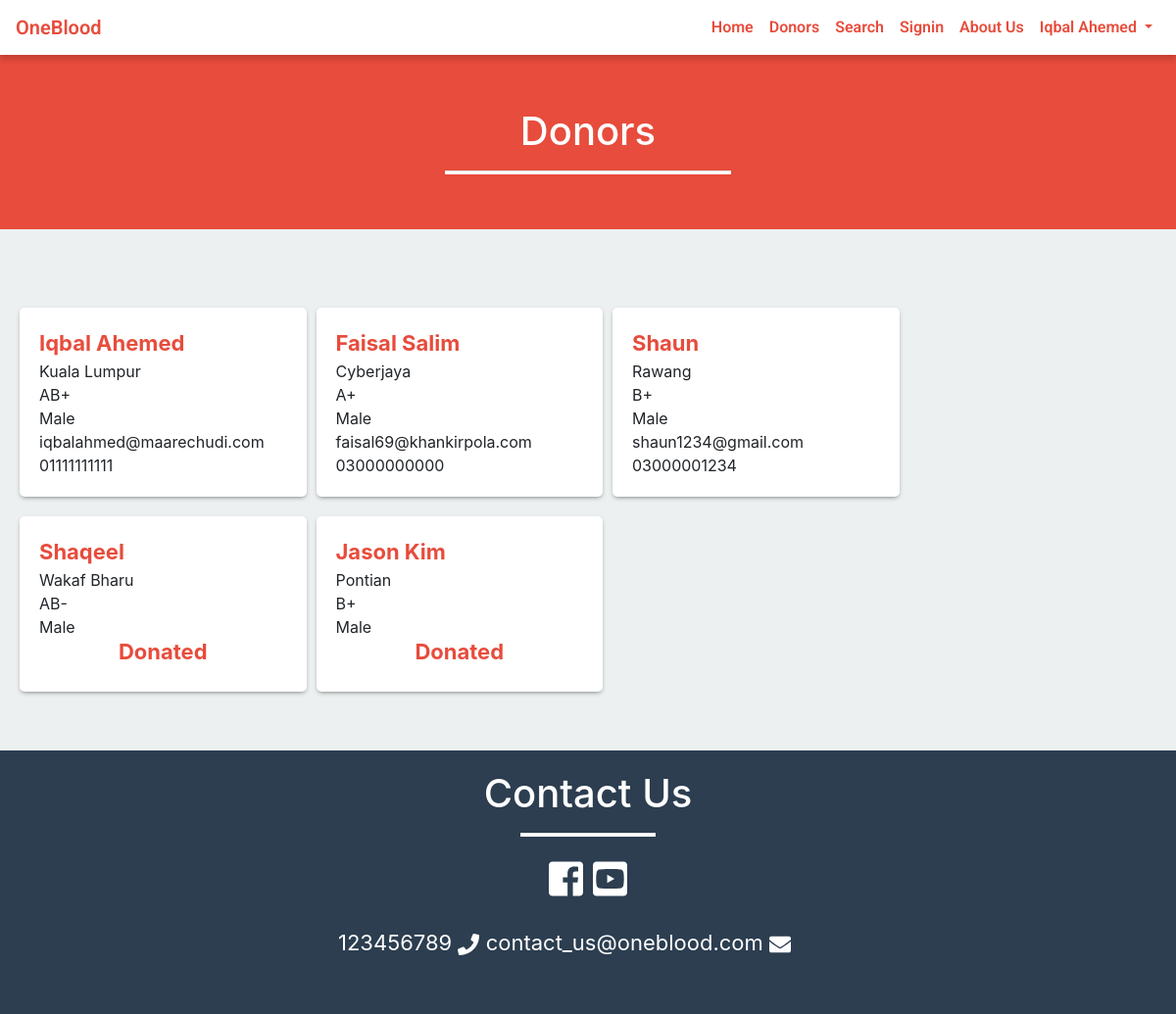
The app's page /donor.php (signed in) with its own data.
### tables this page shows
CREATE TABLE donor (
  id int(11) NOT NULL PRIMARY KEY,
  name varchar(50) NOT NULL,
  gender varchar(10) NOT NULL,
  email varchar(50) NOT NULL,
  city varchar(50) NOT NULL,
  dob varchar(20) NOT NULL,
  contact_no varchar(16) NOT NULL,
  save_life_date varchar(20) NOT NULL,
  password varchar(100) NOT NULL,
  blood_group varchar(10) NOT NULL,
  request enum('0', '1', '2')
);

### donor.php (the view, shortened to what this page needs)
<?php
	include ('include/header.php');
?>
<div class="container-fluid red-background size">
	<div class="row">
		<div class="col-md-6 offset-md-3">
			<h1 class="text-center">Donors</h1>
			<hr class="white-bar">
		</div>
	</div>
</div>
<div class="container" style="padding: 60px 0;">
	<div class="row data">
		<?php
			$sql = "SELECT * FROM donor";
			$result = mysqli_query($connection, $sql);
			if(mysqli_num_rows($result)>0){
				while($row = mysqli_fetch_assoc($result)){
					if($row['save_life_date']=='0'){
							echo '
						<div class="col-md-3 col-sm-12 col-lg-3 donors_data">
							<span class="name">'.$row['name'].'</span>
							<span>'.$row['city'].'</span>
							<span>'.$row['blood_group'].'</span>
							<span>'.$row['gender'].'</span>
							<span>'.$row['email'].'</span>
							<span>'.$row['contact_no'].'</span>
						</div>
							';
					}else{
							$date = $row['save_life_date'];
							$start = date_create("$date");
									$end = date_create();
									$diff  = date_diff( $start, $end );
									$diffMonth = $diff->m;
									if( $diffMonth >=3){
											echo '
										<div class="col-md-3 col-sm-12 col-lg-3 donors_data">
											<span class="name">'.$row['name'].'</span>
											<span>'.$row['city'].'</span>
											<span>'.$row['blood_group'].'</span>
											<span>'.$row['gender'].'</span>
											<span>'.$row['email'].'</span>
											<span>'.$row['contact_no'].'</span>
										</div>
											';
									}else{
										echo '
						<div class="col-md-3 col-sm-12 col-lg-3 donors_data">
							<span class="name">'.$row['name'].'</span>
							<span>'.$row['city'].'</span>
							<span>'.$row['blood_group'].'</span>
							<span>'.$row['gender'].'</span>
							<h4 class="name text-center">Donated</h4>
						</div>
							';
									}
					}
				}
			}
		?>
	</div>
</div>
<?php
	include ('include/footer.php');
?>

### css/styles.css (style rules this page uses)
h1, h2, h3, h4, h5, h6 { color: #5f6468; }
h1 { font-weight: 300; font-size: 40px; }
h3, h4 { font-weight: 300; }

### css/custom.css (style rules this page uses)
.white-bar { height: 3px; width: 50%; color: white; background-color: white; }
.red-background { background-color: #e74c3c; min-height: 460px; height: auto; padding: 10px }

### donor.php (style rules this page uses)
.size { min-height: 0px; padding: 60px 0 40px 0; }
h1 { color: white; }
span { display: block; }
.name { color: #e74c3c; font-size: 22px; font-weight: 700; }
.donors_data { background-color: white; border-radius: 5px; margin:20px 5px 0px 5px; -webkit-box-shadow: 0px 2px 5px -2px rgba(89,89,89,0.95); -moz-box-shadow: 0px 2px 5px -2px rgba(89,89,89,0.95); box-shadow: 0px 2px 5px -2px rgba(89,89,89,0.95); padding: 20px; }

### records on screen
donor: name "Iqbal Ahemed", city "Kuala Lumpur", blood_group "AB+", gender "Male", email "iqbalahmed@maarechudi.com", contact_no "01111111111"
donor: name "Faisal Salim", city "Cyberjaya", blood_group "A+", gender "Male", email "faisal69@khankirpola.com", contact_no "03000000000"
donor: name "Shaun", city "Rawang", blood_group "B+", gender "Male", email "shaun1234@gmail.com", contact_no "03000001234"
donor: name "Shaqeel", city "Wakaf Bharu", blood_group "AB-", gender "Male"
donor: name "Jason Kim", city "Pontian", blood_group "B+", gender "Male"

### other values on screen
$_SESSION['name'] "Iqbal Ahemed"
